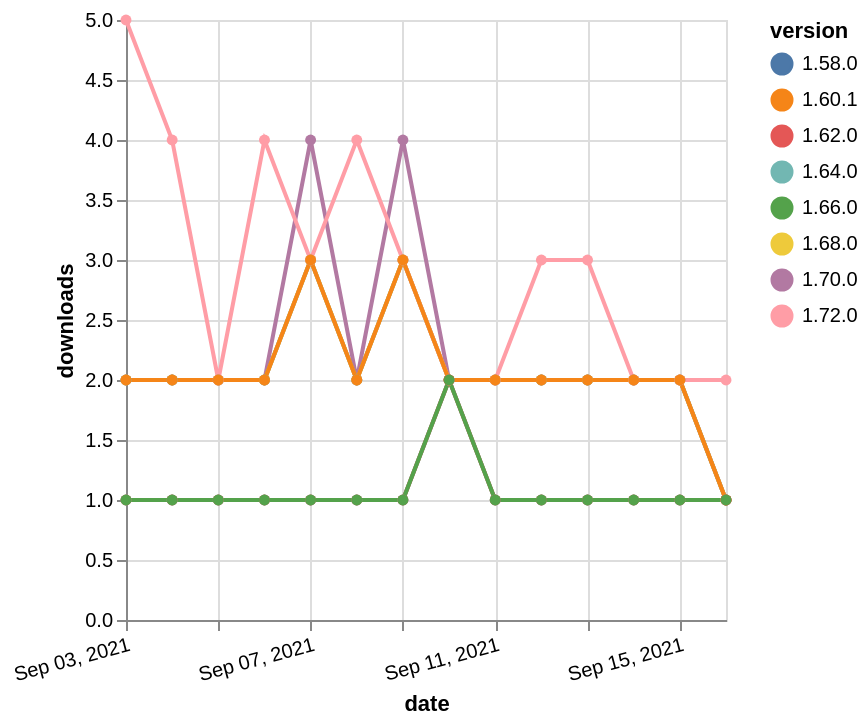

Write a Vega-Lite specification for this figure.
### Vega-Lite specification from a JSON file in a GitHub repository (floating-point values rounded to 4 significant figures)
{"$schema": "https://vega.github.io/schema/vega-lite/v5.json", "description": "A simple bar chart with embedded data.", "data": {"values": [{"date": "2021-09-03", "total": 210, "delta": 1, "version": "1.64.0"}, {"date": "2021-09-04", "total": 211, "delta": 1, "version": "1.64.0"}, {"date": "2021-09-05", "total": 212, "delta": 1, "version": "1.64.0"}, {"date": "2021-09-06", "total": 213, "delta": 1, "version": "1.64.0"}, {"date": "2021-09-07", "total": 214, "delta": 1, "version": "1.64.0"}, {"date": "2021-09-08", "total": 215, "delta": 1, "version": "1.64.0"}, {"date": "2021-09-09", "total": 216, "delta": 1, "version": "1.64.0"}, {"date": "2021-09-10", "total": 218, "delta": 2, "version": "1.64.0"}, {"date": "2021-09-11", "total": 219, "delta": 1, "version": "1.64.0"}, {"date": "2021-09-12", "total": 220, "delta": 1, "version": "1.64.0"}, {"date": "2021-09-13", "total": 221, "delta": 1, "version": "1.64.0"}, {"date": "2021-09-14", "total": 222, "delta": 1, "version": "1.64.0"}, {"date": "2021-09-15", "total": 223, "delta": 1, "version": "1.64.0"}, {"date": "2021-09-16", "total": 224, "delta": 1, "version": "1.64.0"}, {"date": "2021-09-03", "total": 752, "delta": 2, "version": "1.70.0"}, {"date": "2021-09-04", "total": 754, "delta": 2, "version": "1.70.0"}, {"date": "2021-09-05", "total": 756, "delta": 2, "version": "1.70.0"}, {"date": "2021-09-06", "total": 758, "delta": 2, "version": "1.70.0"}, {"date": "2021-09-07", "total": 762, "delta": 4, "version": "1.70.0"}, {"date": "2021-09-08", "total": 764, "delta": 2, "version": "1.70.0"}, {"date": "2021-09-09", "total": 768, "delta": 4, "version": "1.70.0"}, {"date": "2021-09-10", "total": 770, "delta": 2, "version": "1.70.0"}, {"date": "2021-09-11", "total": 772, "delta": 2, "version": "1.70.0"}, {"date": "2021-09-12", "total": 774, "delta": 2, "version": "1.70.0"}, {"date": "2021-09-13", "total": 776, "delta": 2, "version": "1.70.0"}, {"date": "2021-09-14", "total": 778, "delta": 2, "version": "1.70.0"}, {"date": "2021-09-15", "total": 780, "delta": 2, "version": "1.70.0"}, {"date": "2021-09-16", "total": 781, "delta": 1, "version": "1.70.0"}, {"date": "2021-09-03", "total": 2348, "delta": 2, "version": "1.58.0"}, {"date": "2021-09-04", "total": 2350, "delta": 2, "version": "1.58.0"}, {"date": "2021-09-05", "total": 2352, "delta": 2, "version": "1.58.0"}, {"date": "2021-09-06", "total": 2354, "delta": 2, "version": "1.58.0"}, {"date": "2021-09-07", "total": 2357, "delta": 3, "version": "1.58.0"}, {"date": "2021-09-08", "total": 2359, "delta": 2, "version": "1.58.0"}, {"date": "2021-09-09", "total": 2362, "delta": 3, "version": "1.58.0"}, {"date": "2021-09-10", "total": 2364, "delta": 2, "version": "1.58.0"}, {"date": "2021-09-11", "total": 2366, "delta": 2, "version": "1.58.0"}, {"date": "2021-09-12", "total": 2368, "delta": 2, "version": "1.58.0"}, {"date": "2021-09-13", "total": 2370, "delta": 2, "version": "1.58.0"}, {"date": "2021-09-14", "total": 2372, "delta": 2, "version": "1.58.0"}, {"date": "2021-09-15", "total": 2374, "delta": 2, "version": "1.58.0"}, {"date": "2021-09-16", "total": 2375, "delta": 1, "version": "1.58.0"}, {"date": "2021-09-03", "total": 1024, "delta": 2, "version": "1.68.0"}, {"date": "2021-09-04", "total": 1026, "delta": 2, "version": "1.68.0"}, {"date": "2021-09-05", "total": 1028, "delta": 2, "version": "1.68.0"}, {"date": "2021-09-06", "total": 1030, "delta": 2, "version": "1.68.0"}, {"date": "2021-09-07", "total": 1033, "delta": 3, "version": "1.68.0"}, {"date": "2021-09-08", "total": 1035, "delta": 2, "version": "1.68.0"}, {"date": "2021-09-09", "total": 1038, "delta": 3, "version": "1.68.0"}, {"date": "2021-09-10", "total": 1040, "delta": 2, "version": "1.68.0"}, {"date": "2021-09-11", "total": 1042, "delta": 2, "version": "1.68.0"}, {"date": "2021-09-12", "total": 1044, "delta": 2, "version": "1.68.0"}, {"date": "2021-09-13", "total": 1046, "delta": 2, "version": "1.68.0"}, {"date": "2021-09-14", "total": 1048, "delta": 2, "version": "1.68.0"}, {"date": "2021-09-15", "total": 1050, "delta": 2, "version": "1.68.0"}, {"date": "2021-09-16", "total": 1051, "delta": 1, "version": "1.68.0"}, {"date": "2021-09-03", "total": 236, "delta": 5, "version": "1.72.0"}, {"date": "2021-09-04", "total": 240, "delta": 4, "version": "1.72.0"}, {"date": "2021-09-05", "total": 242, "delta": 2, "version": "1.72.0"}, {"date": "2021-09-06", "total": 246, "delta": 4, "version": "1.72.0"}, {"date": "2021-09-07", "total": 249, "delta": 3, "version": "1.72.0"}, {"date": "2021-09-08", "total": 253, "delta": 4, "version": "1.72.0"}, {"date": "2021-09-09", "total": 256, "delta": 3, "version": "1.72.0"}, {"date": "2021-09-10", "total": 258, "delta": 2, "version": "1.72.0"}, {"date": "2021-09-11", "total": 260, "delta": 2, "version": "1.72.0"}, {"date": "2021-09-12", "total": 263, "delta": 3, "version": "1.72.0"}, {"date": "2021-09-13", "total": 266, "delta": 3, "version": "1.72.0"}, {"date": "2021-09-14", "total": 268, "delta": 2, "version": "1.72.0"}, {"date": "2021-09-15", "total": 270, "delta": 2, "version": "1.72.0"}, {"date": "2021-09-16", "total": 272, "delta": 2, "version": "1.72.0"}, {"date": "2021-09-03", "total": 2302, "delta": 2, "version": "1.60.1"}, {"date": "2021-09-04", "total": 2304, "delta": 2, "version": "1.60.1"}, {"date": "2021-09-05", "total": 2306, "delta": 2, "version": "1.60.1"}, {"date": "2021-09-06", "total": 2308, "delta": 2, "version": "1.60.1"}, {"date": "2021-09-07", "total": 2311, "delta": 3, "version": "1.60.1"}, {"date": "2021-09-08", "total": 2313, "delta": 2, "version": "1.60.1"}, {"date": "2021-09-09", "total": 2316, "delta": 3, "version": "1.60.1"}, {"date": "2021-09-10", "total": 2318, "delta": 2, "version": "1.60.1"}, {"date": "2021-09-11", "total": 2320, "delta": 2, "version": "1.60.1"}, {"date": "2021-09-12", "total": 2322, "delta": 2, "version": "1.60.1"}, {"date": "2021-09-13", "total": 2324, "delta": 2, "version": "1.60.1"}, {"date": "2021-09-14", "total": 2326, "delta": 2, "version": "1.60.1"}, {"date": "2021-09-15", "total": 2328, "delta": 2, "version": "1.60.1"}, {"date": "2021-09-16", "total": 2329, "delta": 1, "version": "1.60.1"}, {"date": "2021-09-03", "total": 269, "delta": 1, "version": "1.62.0"}, {"date": "2021-09-04", "total": 270, "delta": 1, "version": "1.62.0"}, {"date": "2021-09-05", "total": 271, "delta": 1, "version": "1.62.0"}, {"date": "2021-09-06", "total": 272, "delta": 1, "version": "1.62.0"}, {"date": "2021-09-07", "total": 273, "delta": 1, "version": "1.62.0"}, {"date": "2021-09-08", "total": 274, "delta": 1, "version": "1.62.0"}, {"date": "2021-09-09", "total": 275, "delta": 1, "version": "1.62.0"}, {"date": "2021-09-10", "total": 277, "delta": 2, "version": "1.62.0"}, {"date": "2021-09-11", "total": 278, "delta": 1, "version": "1.62.0"}, {"date": "2021-09-12", "total": 279, "delta": 1, "version": "1.62.0"}, {"date": "2021-09-13", "total": 280, "delta": 1, "version": "1.62.0"}, {"date": "2021-09-14", "total": 281, "delta": 1, "version": "1.62.0"}, {"date": "2021-09-15", "total": 282, "delta": 1, "version": "1.62.0"}, {"date": "2021-09-16", "total": 283, "delta": 1, "version": "1.62.0"}, {"date": "2021-09-03", "total": 197, "delta": 1, "version": "1.66.0"}, {"date": "2021-09-04", "total": 198, "delta": 1, "version": "1.66.0"}, {"date": "2021-09-05", "total": 199, "delta": 1, "version": "1.66.0"}, {"date": "2021-09-06", "total": 200, "delta": 1, "version": "1.66.0"}, {"date": "2021-09-07", "total": 201, "delta": 1, "version": "1.66.0"}, {"date": "2021-09-08", "total": 202, "delta": 1, "version": "1.66.0"}, {"date": "2021-09-09", "total": 203, "delta": 1, "version": "1.66.0"}, {"date": "2021-09-10", "total": 205, "delta": 2, "version": "1.66.0"}, {"date": "2021-09-11", "total": 206, "delta": 1, "version": "1.66.0"}, {"date": "2021-09-12", "total": 207, "delta": 1, "version": "1.66.0"}, {"date": "2021-09-13", "total": 208, "delta": 1, "version": "1.66.0"}, {"date": "2021-09-14", "total": 209, "delta": 1, "version": "1.66.0"}, {"date": "2021-09-15", "total": 210, "delta": 1, "version": "1.66.0"}, {"date": "2021-09-16", "total": 211, "delta": 1, "version": "1.66.0"}]}, "width": "container", "mark": {"type": "line", "point": {"filled": true}}, "encoding": {"x": {"field": "date", "type": "temporal", "timeUnit": "yearmonthdate", "title": "date", "axis": {"labelAngle": -15}}, "y": {"field": "delta", "type": "quantitative", "title": "downloads"}, "color": {"field": "version", "type": "nominal"}, "tooltip": {"field": "delta"}}}
